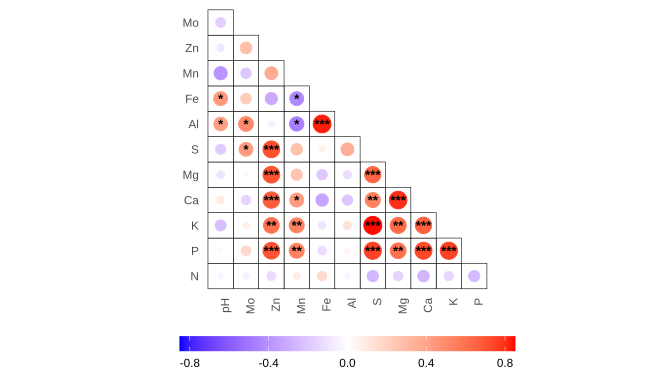

This chart was generated by the following R code:
# install and load necessary libraries
# install.packages("devtools")
# devtools::install_github("Hy4m/linkET", force = TRUE)
library(linkET) # for correlation matrix calculation
library(ggplot2) # for plotting
library(reshape2) # for converting matrix into df

#read data from vegan package
data("varechem", package = "vegan")
chem <- varechem[-c(12,13)]

#generate correlation matrix
corr <- correlate(chem)

# make correlation matrix and p value matrix
corr_matrix <- corr[["r"]]
pvalue_matrix <- corr[["p"]]

#convert matrix into df
corr_df <- melt(corr_matrix)
pvalue_df <- melt(pvalue_matrix)

#combine correlation and pvalue
corr_df2 <- cbind(corr_df,pvalue_df$value)
#change col names
colnames(corr_df2) <- c("Var1", "Var2","cor", "pvalue")

# Add significance stars
corr_df2$significance <- cut(
  corr_df2$pvalue,
  breaks = c(-Inf, 0.001, 0.01, 0.05, Inf),
  labels = c("***", "**", "*", "")
)

# for Removing half mirror image
corr_df3 <- corr_df2[as.numeric(corr_df2$Var1) > as.numeric(corr_df2$Var2),]


#plot correlation matrix with pvalue using ggplot2
ggplot(corr_df3, aes(Var1, Var2))+
  geom_tile(color = "black",fill="white")+
  geom_point(aes(size =abs(cor), color=cor))+
  geom_text(aes(label = significance), color = "black", size = 3.5, fontface = "bold") +
  scale_color_gradient2(low = "blue",mid = "white",high = "red", midpoint = 0, limits=c(-0.85, 0.85), breaks=c(-0.8, -0.4,0,0.4,0.8))+
  scale_x_discrete(limits =rev(levels(factor(corr_df3$Var1))))+
  coord_fixed()+
  theme_minimal()+
  theme(
    panel.grid = element_blank(),
    axis.text.x = element_text(angle = 90, vjust = 1, hjust = 1),
    axis.title = element_blank(),
    legend.position = "bottom",
    legend.title = element_blank(),
    legend.justification = "center"
    )+
  guides(
    size = "none",
    color = guide_colorbar(
      direction = "horizontal",
      barwidth  = unit(7, "cm"),
      barheight = unit(0.4, "cm")
      )
    )

# linkET qcorrplot can also be used
# qcorrplot(corr, type="lower", diag=FALSE)+
#   geom_square()

ggsave("correlation_plot.svg",dpi = 1200, width = 3.5, height = 4)
#svg("plot2.svg")
#dev.off()

